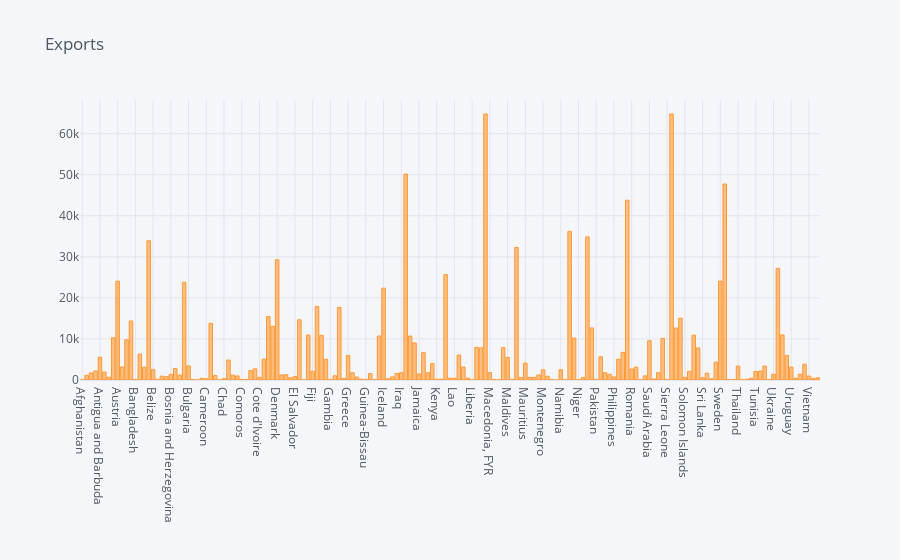

The notebook cell this image was saved under:
### Markdown cell above
#### Export

### Code cell
# Plotting Export vs Countries
df.iplot(kind='bar',x='country',y='exports',title='Exports')

### Figure 1 — Plotly figure (JSON) as saved in the notebook; plotly's stock layout.template omitted (floating-point values rounded to 4 significant figures; data arrays with more than 128 entries replaced by an {"elided": "..."} marker saying what was removed)
{"data": [{"marker": {"color": "rgba(255, 153, 51, 0.6)", "line": {"color": "rgba(255, 153, 51, 1.0)", "width": 1}}, "name": "exports", "orientation": "v", "text": "", "type": "bar", "x": {"elided": "167 str values"}, "y": {"elided": "167 float values"}}], "layout": {"legend": {"bgcolor": "#F5F6F9", "font": {"color": "#4D5663"}}, "paper_bgcolor": "#F5F6F9", "plot_bgcolor": "#F5F6F9", "title": {"font": {"color": "#4D5663"}, "text": "Exports"}, "xaxis": {"gridcolor": "#E1E5ED", "showgrid": true, "tickfont": {"color": "#4D5663"}, "title": {"font": {"color": "#4D5663"}, "text": ""}, "zerolinecolor": "#E1E5ED"}, "yaxis": {"gridcolor": "#E1E5ED", "showgrid": true, "tickfont": {"color": "#4D5663"}, "title": {"font": {"color": "#4D5663"}, "text": ""}, "zerolinecolor": "#E1E5ED"}}}
